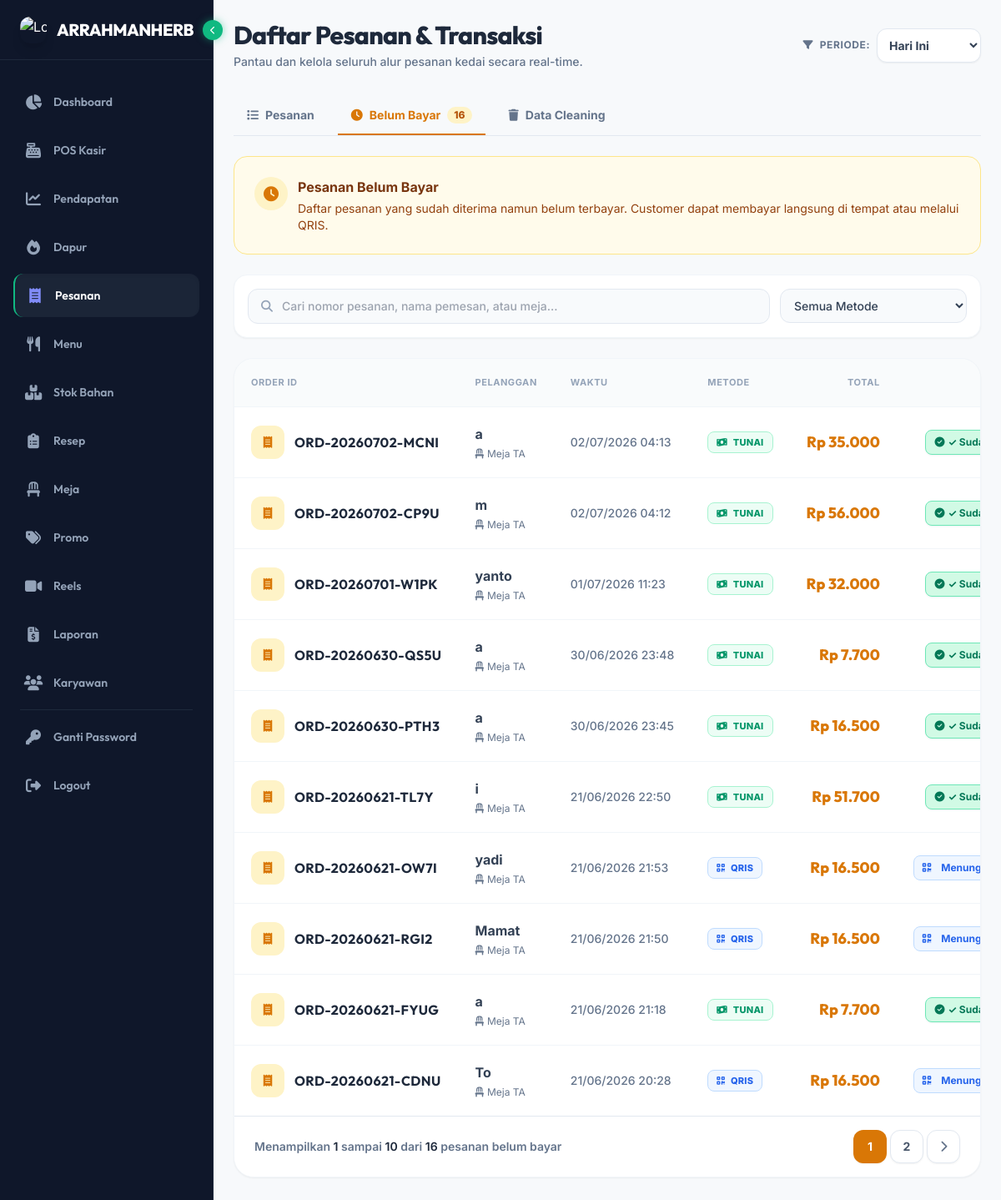
Screenshot of /admin/orders.php?tab=unpaid (signed in) with the database file from the repository.
### tables this page shows
CREATE TABLE `payments` (
  `id` int(11) NOT NULL AUTO_INCREMENT,
  `order_id` int(11) NOT NULL,
  `payment_method` enum('cash','qris','transfer','card') NOT NULL,
  `amount` decimal(10,2) NOT NULL,
  `paid_amount` decimal(10,2) NOT NULL,
  `change_amount` decimal(10,2) DEFAULT 0.00,
  `transaction_id` varchar(100) DEFAULT NULL COMMENT 'for digital payment',
  `proof_of_payment` varchar(255) DEFAULT NULL COMMENT 'path to proof image (QRIS)',
  `verification_status` enum('pending','verified','rejected') DEFAULT 'pending' COMMENT 'for QRIS verification',
  `verified_by` int(11) DEFAULT NULL COMMENT 'admin user_id',
  `verified_at` timestamp NULL DEFAULT NULL,
  `verification_notes` text COMMENT 'admin notes on verification',
  `status` enum('pending','success','failed') DEFAULT 'pending',
  `paid_at` timestamp NULL DEFAULT NULL,
  `created_by` int(11) DEFAULT NULL COMMENT 'user_id kasir',
  `created_at` timestamp NOT NULL DEFAULT CURRENT_TIMESTAMP,
  PRIMARY KEY (`id`),
  KEY `idx_order` (`order_id`),
  KEY `idx_status` (`status`),
  KEY `idx_payment_method` (`payment_method`),
  KEY `idx_verification_status` (`verification_status`),
  KEY `idx_verified_by` (`verified_by`),
  KEY `idx_created_by` (`created_by`),
  CONSTRAINT `fk_payment_order` FOREIGN KEY (`order_id`) REFERENCES `orders` (`id`) ON DELETE CASCADE,
  CONSTRAINT `fk_payment_verifier` FOREIGN KEY (`verified_by`) REFERENCES `users` (`id`) ON DELETE SET NULL,
  CONSTRAINT `fk_payment_creator` FOREIGN KEY (`created_by`) REFERENCES `users` (`id`) ON DELETE SET NULL
);

CREATE TABLE `orders` (
  `id` int(11) NOT NULL AUTO_INCREMENT,
  `order_number` varchar(20) NOT NULL,
  `table_id` int(11) DEFAULT NULL,
  `customer_name` varchar(100) DEFAULT NULL,
  `customer_phone` varchar(20) DEFAULT NULL,
  `order_type` enum('dine_in','take_away') DEFAULT 'dine_in',
  `status` enum('pending','confirmed','cooking','ready','served','completed','cancelled') DEFAULT 'pending',
  `subtotal` decimal(10,2) NOT NULL DEFAULT 0.00,
  `tax` decimal(10,2) NOT NULL DEFAULT 0.00,
  `total` decimal(10,2) NOT NULL DEFAULT 0.00,
  `notes` text,
  `created_by` int(11) DEFAULT NULL COMMENT 'user_id kasir or customer',
  `served_by` int(11) DEFAULT NULL COMMENT 'user_id pelayan',
  `created_at` timestamp NOT NULL DEFAULT CURRENT_TIMESTAMP,
  `updated_at` timestamp NOT NULL DEFAULT CURRENT_TIMESTAMP ON UPDATE CURRENT_TIMESTAMP,
  `completed_at` timestamp NULL DEFAULT NULL,
  PRIMARY KEY (`id`),
  UNIQUE KEY `order_number` (`order_number`),
  KEY `idx_table` (`table_id`),
  KEY `idx_status` (`status`),
  KEY `idx_order_type` (`order_type`),
  KEY `idx_created_at` (`created_at`),
  KEY `idx_created_by` (`created_by`),
  CONSTRAINT `fk_order_table` FOREIGN KEY (`table_id`) REFERENCES `tables` (`id`) ON DELETE SET NULL,
  CONSTRAINT `fk_order_creator` FOREIGN KEY (`created_by`) REFERENCES `users` (`id`) ON DELETE SET NULL,
  CONSTRAINT `fk_order_server` FOREIGN KEY (`served_by`) REFERENCES `users` (`id`) ON DELETE SET NULL
);

### admin/orders.php (the view, shortened to what the rows shown need)
<?php
$db = getDB();
$tab = $_GET['tab'] ?? 'orders';
$unpaidOrders = [];
$unpaidPage = max(1, intval($_GET['upage'] ?? 1));
$unpaidLimit = 10;
$unpaidOffset = ($unpaidPage - 1) * $unpaidLimit;
if ($tab === 'unpaid') {
    $stmt = $db->query("
        SELECT o.*, t.table_number, p.payment_method, p.status as payment_status, p.verification_status, p.id as payment_id
        FROM orders o
        LEFT JOIN tables t ON o.table_id = t.id
        LEFT JOIN payments p ON o.id = p.order_id
        ORDER BY o.id DESC, p.created_at DESC
    ");
    $allOrdersWithPayments = $stmt->fetchAll();
    $unpaidOrdersList = [];
    foreach ($allOrdersWithPayments as $row) {
        $paymentId = $row['payment_id'];
        $paymentMethod = $row['payment_method'];
        $paymentStatus = $row['payment_status'];
        $verificationStatus = $row['verification_status'];
        $isUnpaid = false;
        if ($paymentId === null) {
            $isUnpaid = true;
        }
        elseif ($paymentMethod === 'cash' && $paymentStatus !== 'success') {
            $isUnpaid = true;
        }
        elseif ($paymentMethod === 'qris' && !in_array($verificationStatus, ['verified', 'rejected'])) {
            $isUnpaid = true;
        }
        if ($isUnpaid) {
            $unpaidOrdersList[] = $row;
        }
    }
    $unpaidOrders = array_slice($unpaidOrdersList, $unpaidOffset, $unpaidLimit);
}
include '../includes/header.php';
?>
<div class="p-3 sm:p-6 max-w-7xl mx-auto pb-32 sm:pb-24 w-full">
    <div class="flex flex-col sm:flex-row justify-between items-start sm:items-center mb-6 sm:mb-8 gap-4">
        <div>
            <h1 class="text-2xl sm:text-3xl font-extrabold text-slate-800 font-outfit tracking-tight">Daftar Pesanan & Transaksi</h1>
        </div>
    </div>
    <?php if ($tab === 'unpaid'): ?>
    <div class="bg-white rounded-3xl shadow-sm border border-slate-100 overflow-hidden">
        <div class="overflow-x-auto">
            <table class="w-full text-left border-collapse">
                <thead>
                    <tr class="bg-slate-50/80 border-b border-slate-100 text-slate-400 text-[11px] uppercase tracking-wider font-extrabold">
                        <th class="p-4 sm:p-5">Order ID</th>
                        <th class="p-4 sm:p-5">Pelanggan</th>
                        <th class="p-4 sm:p-5">Waktu</th>
                        <th class="p-4 sm:p-5">Metode</th>
                        <th class="p-4 sm:p-5 text-right">Total</th>
                        <th class="p-4 sm:p-5 text-center">Aksi</th>
                    </tr>
                </thead>
                <tbody id="unpaidTableBody" class="divide-y divide-slate-100">
                    <?php if (empty($unpaidOrders)): ?>
                    <tr>
                        <td colspan="6" class="py-12 text-center text-slate-400 font-medium">
                            <i class="fas fa-check-circle text-3xl mb-3 text-emerald-300 block"></i>
                            Semua pesanan sudah terbayar! 🎉
                        </td>
                    </tr>
                    <?php else: ?>
                    <?php foreach ($unpaidOrders as $order):
                        $payment = getPaymentDetails($order['id']);
                        $isQRIS = ($payment && $payment['payment_method'] === 'qris');
                        $paymentId = $payment ? $payment['id'] : 0;
                    ?>
                    <tr class="unpaid-row hover:bg-amber-50/40 transition-colors duration-200"
                        data-ordernum="<?= htmlspecialchars(strtolower($order['order_number'])) ?>"
                        data-customer="<?= htmlspecialchars(strtolower($order['customer_name'])) ?>"
                        data-table="<?= htmlspecialchars(strtolower($order['table_number'] ?? 'ta')) ?>"
                        data-method="<?= $isQRIS ? 'qris' : 'cash' ?>">
                        <td class="p-4 sm:p-5 whitespace-nowrap">
                            <div class="flex items-center gap-3">
                                <div class="w-10 h-10 shrink-0 rounded-xl flex items-center justify-center font-bold text-sm bg-amber-100 text-amber-600">
                                    <i class="fas fa-receipt"></i>
                                </div>
                                <?php
                                    $onum = $order['order_number'];
                                    $formattedNum = substr($onum, 0, 3) . '-' . substr($onum, 3, 8) . '-' . substr($onum, 11);
                                ?>
                                <span class="font-bold text-slate-800 font-outfit tracking-wide"><?= $formattedNum ?></span>
                            </div>
                        </td>
                        <td class="p-4 sm:p-5 whitespace-nowrap">
                            <p class="font-bold text-slate-700"><?= htmlspecialchars($order['customer_name']) ?></p>
                            <p class="text-xs text-slate-500 mt-1"><i class="fas fa-chair mr-1"></i>Meja <?= $order['table_number'] ?? 'TA' ?></p>
                        </td>
                        <td class="p-4 sm:p-5 whitespace-nowrap text-sm font-medium text-slate-500">
                            <?= formatDateTime($order['created_at']) ?>
                        </td>
                        <td class="p-4 sm:p-5 whitespace-nowrap">
                            <?php if ($isQRIS): ?>
                            <span class="px-2.5 py-1 text-[11px] font-extrabold rounded-lg bg-blue-50 text-blue-600 border border-blue-200 uppercase tracking-wide inline-block">
                                <i class="fas fa-qrcode mr-1"></i> QRIS
                            </span>
                            <?php else: ?>
                            <span class="px-2.5 py-1 text-[11px] font-extrabold rounded-lg bg-emerald-50 text-emerald-600 border border-emerald-200 uppercase tracking-wide inline-block">
                                <i class="fas fa-money-bill-wave mr-1"></i> TUNAI
                            </span>
                            <?php endif; ?>
                        </td>
                        <td class="p-4 sm:p-5 whitespace-nowrap text-right">
                            <span class="font-extrabold text-amber-600 text-lg font-outfit"><?= formatRupiah($order['total']) ?></span>
                        </td>
                        <td class="p-4 sm:p-5 whitespace-nowrap text-center">
                            <div class="flex items-center justify-center gap-2">
                                <?php
                                    $hasNoPayment = !$payment;
                                    $isCashPending = ($payment && $payment['payment_method'] === 'cash' && $payment['status'] === 'pending');
                                    $isQRISPending = ($payment && $payment['payment_method'] === 'qris' && $payment['verification_status'] !== 'verified');
                                ?>
                                <?php if ($hasNoPayment): ?>
                                    <span class="inline-flex items-center gap-1 text-xs font-bold text-slate-600 bg-slate-100 px-2.5 py-1.5 rounded-lg border border-slate-300">
                                        <i class="fas fa-question-circle"></i> Perlu Input Pembayaran
                                    </span>
                                <?php elseif ($isCashPending): ?>
                                    <button onclick="setCashPaymentStatus(<?= $paymentId ?>, 'success')" class="inline-flex items-center justify-center bg-emerald-100 hover:bg-emerald-200 text-emerald-700 border border-emerald-300 font-bold text-xs px-2.5 py-1.5 rounded-lg transition-all duration-300 shadow-sm hover:-translate-y-0.5 whitespace-nowrap" title="Tandai Sudah Dibayar - Order akan keluar dari tab ini">
                                        <i class="fas fa-check-circle mr-1"></i> ✓ Sudah Dibayar
                                    </button>
                                <?php elseif ($isQRISPending): ?>
                                    <span class="inline-flex items-center gap-1 text-xs font-bold text-blue-600 bg-blue-50 px-2.5 py-1.5 rounded-lg border border-blue-200">
                                        <i class="fas fa-qrcode mr-1"></i> <i class="fas fa-clock-circle animate-spin"></i> Menunggu Verifikasi
                                    </span>
                                <?php endif; ?>
                            </div>
                        </td>
                    </tr>
                    <?php endforeach; ?>
                    <?php endif; ?>
                </tbody>
            </table>
        </div>
    </div>
    <?php endif; ?>
</div>
<?php include '../includes/footer.php'; ?>

### rows the page displays
payments: order.order_number "ORD-20260702-MCNI", order.customer_name "a", table_number "TA", order.created_at "02/07/2026 04:13", payment_method "cash" (drawn), order.total "Rp 35.000"
payments: order.order_number "ORD-20260702-CP9U", order.customer_name "m", table_number "TA", order.created_at "02/07/2026 04:12", payment_method "cash" (drawn), order.total "Rp 56.000"
payments: order.order_number "ORD-20260701-W1PK", order.customer_name "yanto", table_number "TA", order.created_at "01/07/2026 11:23", payment_method "cash" (drawn), order.total "Rp 32.000"
payments: order.order_number "ORD-20260630-QS5U", order.customer_name "a", table_number "TA", order.created_at "30/06/2026 23:48", payment_method "cash" (drawn), order.total "Rp 7.700"
payments: order.order_number "ORD-20260630-PTH3", order.customer_name "a", table_number "TA", order.created_at "30/06/2026 23:45", payment_method "cash" (drawn), order.total "Rp 16.500"
payments: order.order_number "ORD-20260621-TL7Y", order.customer_name "i", table_number "TA", order.created_at "21/06/2026 22:50", payment_method "cash" (drawn), order.total "Rp 51.700"
payments: order.order_number "ORD-20260621-OW7I", order.customer_name "yadi", table_number "TA", order.created_at "21/06/2026 21:53", payment_method "qris" (drawn), order.total "Rp 16.500"
payments: order.order_number "ORD-20260621-RGI2", order.customer_name "Mamat", table_number "TA", order.created_at "21/06/2026 21:50", payment_method "qris" (drawn), order.total "Rp 16.500"
payments: order.order_number "ORD-20260621-FYUG", order.customer_name "a", table_number "TA", order.created_at "21/06/2026 21:18", payment_method "cash" (drawn), order.total "Rp 7.700"
payments: order.order_number "ORD-20260621-CDNU", order.customer_name "To", table_number "TA", order.created_at "21/06/2026 20:28", payment_method "qris" (drawn), order.total "Rp 16.500"

### other values shown
APP_NAME "ARRAHMANHERB"
$item['label'] "Dashboard"
$item['label'] "POS Kasir"
$item['label'] "Pendapatan"
$item['label'] "Dapur"
$item['label'] "Pesanan"
$item['label'] "Menu"
$item['label'] "Stok Bahan"
$item['label'] "Resep"
$item['label'] "Meja"
$item['label'] "Promo"
$item['label'] "Reels"
$item['label'] "Laporan"
$item['label'] "Karyawan"
$unpaidCountBadge "16"
